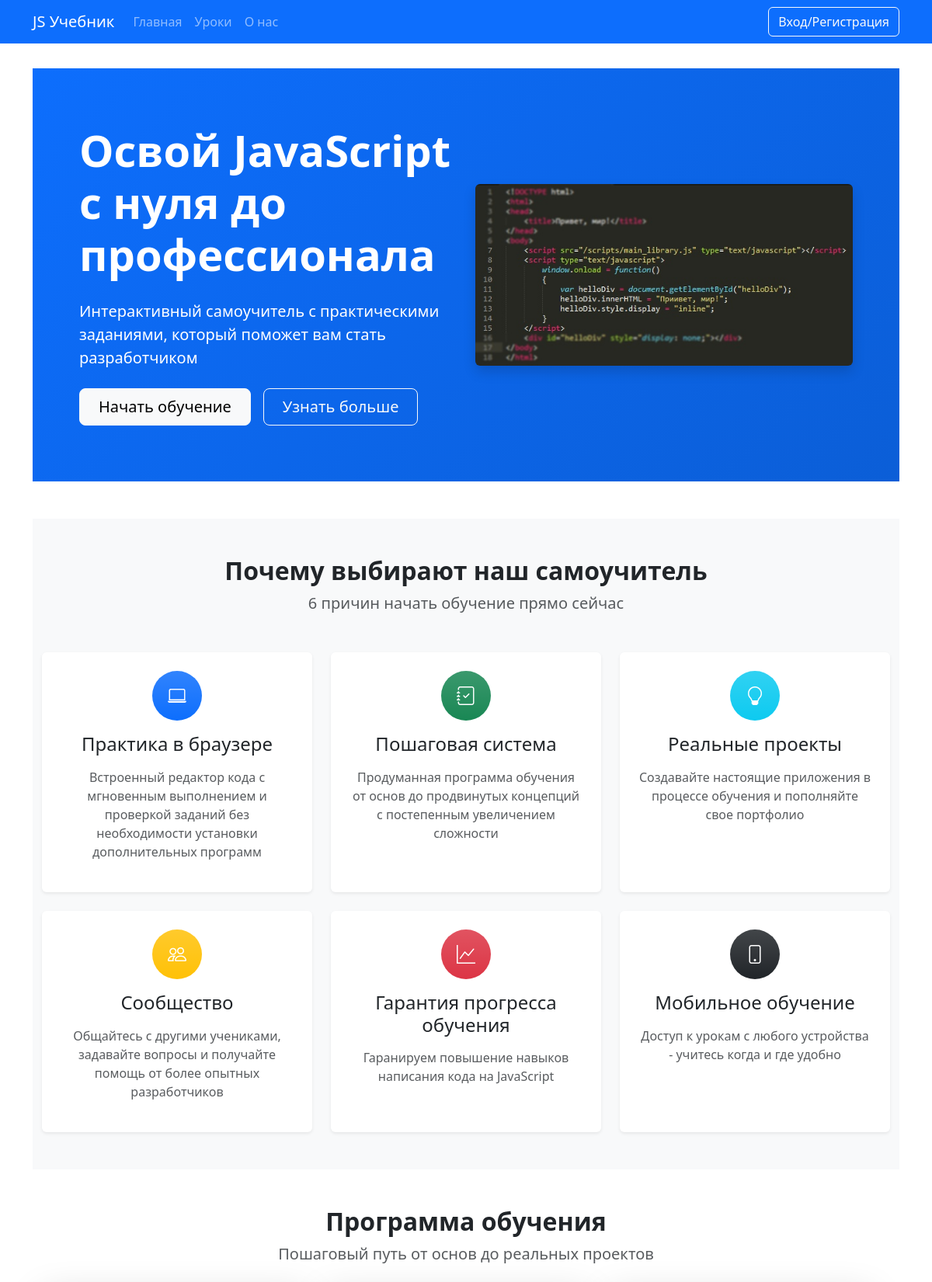
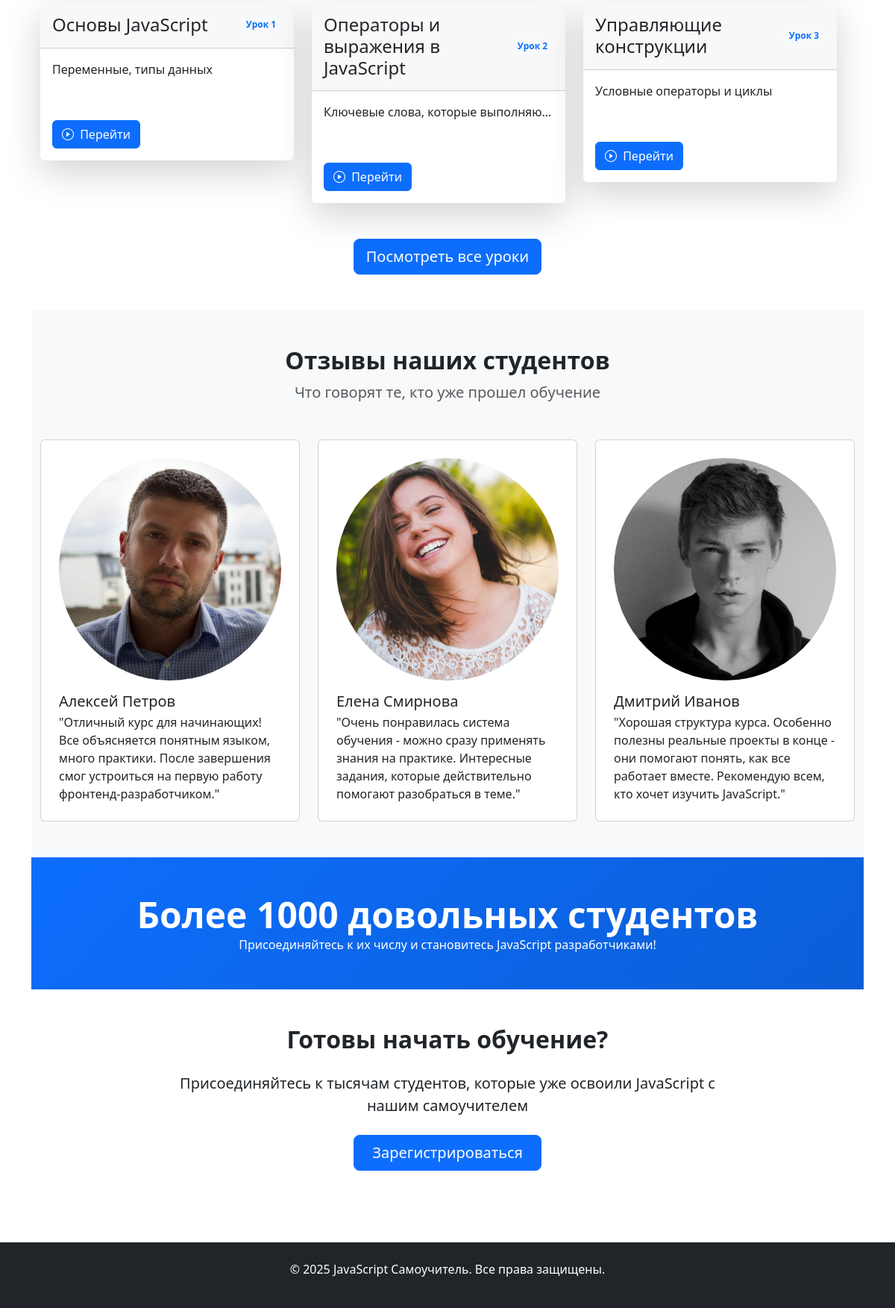
The page / on the database its author committed (2 pictures, top to bottom).
### app.py (models this page shows, shortened)
class Lesson(db.Model):
    id = db.Column(db.Integer, primary_key=True)
    title = db.Column(db.String(100), nullable=False)
    description = db.Column(db.String(100), nullable=False)
    content = db.Column(db.Text, nullable=False)
    task = db.Column(db.Text, nullable=False)
    solution = db.Column(db.Text, nullable=False)
    userSolution = db.relationship('UserSolution', backref='lesson', lazy=True)

### app.py (the view)
@app.route('/', methods=['GET', 'POST'])
def index():
    lesson = Lesson.query.limit(3).all()
    return render_template("index.html",lesson=lesson)

### app.py (called while the page is built)
@app.context_processor
def inject_user():
    def get_user_name():
        if 'name' in session:
            return Users.query.filter_by(email=session['name']).first()
    return dict(active_user=get_user_name())

### templates/index.html (shortened to what this page needs)
{% extends 'base.html' %}
{% block main %}
      <section class="hero-section bg-primary text-white p-5">
        <div class="container py-4">
          <div class="row align-items-center">
            <div class="col-lg-6">
              <h1 class="display-4 fw-bold mb-4">
                Освой JavaScript с нуля до профессионала
              </h1>
              <p class="lead mb-4">
                Интерактивный самоучитель с практическими заданиями, который
                поможет вам стать разработчиком
              </p>
              <div class="d-grid gap-3 d-sm-flex">
                <a href="/lessons" class="btn btn-light btn-lg px-4"
                  >Начать обучение</a
                >
                <a href="#features" class="btn btn-outline-light btn-lg px-4"
                  >Узнать больше</a
                >
              </div>
            </div>
            <div class="col-lg-6 d-none d-lg-block">
              <img
                src="../static/img/code.jpg"
                alt="JavaScript код"
                class="img-fluid rounded shadow"
              />
            </div>
          </div>
        </div>
      </section>
      <section id="features" class="py-5 bg-light">
        <div class="container">
          <div class="text-center mb-5">
            <h2 class="fw-bold">Почему выбирают наш самоучитель</h2>
            <p class="lead text-muted">6 причин начать обучение прямо сейчас</p>
          </div>
          <div class="row g-4">
            <div class="col-md-6 col-lg-4">
              <div class="card h-100 border-0 shadow-sm">
                <div class="card-body text-center p-4">
                  <div
                    class="feature-icon bg-primary bg-gradient text-white rounded-circle mb-3 mx-auto d-flex align-items-center justify-content-center"
                    style="width: 64px; height: 64px"
                  >
                    <i class="bi bi-laptop" style="font-size: 1.5rem"></i>
                  </div>
                  <h4 class="mb-3">Практика в браузере</h4>
                  <p class="text-muted">
                    Встроенный редактор кода с мгновенным выполнением и
                    проверкой заданий без необходимости установки дополнительных
                    программ
                  </p>
                </div>
              </div>
            </div>
            <div class="col-md-6 col-lg-4">
              <div class="card h-100 border-0 shadow-sm">
                <div class="card-body text-center p-4">
                  <div
                    class="feature-icon bg-success bg-gradient text-white rounded-circle mb-3 mx-auto d-flex align-items-center justify-content-center"
                    style="width: 64px; height: 64px"
                  >
                    <i
                      class="bi bi-journal-check"
                      style="font-size: 1.5rem"
                    ></i>
                  </div>
                  <h4 class="mb-3">Пошаговая система</h4>
                  <p class="text-muted">
                    Продуманная программа обучения от основ до продвинутых
                    концепций с постепенным увеличением сложности
                  </p>
                </div>
              </div>
            </div>
            <div class="col-md-6 col-lg-4">
              <div class="card h-100 border-0 shadow-sm">
                <div class="card-body text-center p-4">
                  <div
                    class="feature-icon bg-info bg-gradient text-white rounded-circle mb-3 mx-auto d-flex align-items-center justify-content-center"
                    style="width: 64px; height: 64px"
                  >
                    <i class="bi bi-lightbulb" style="font-size: 1.5rem"></i>
                  </div>
                  <h4 class="mb-3">Реальные проекты</h4>
                  <p class="text-muted">
                    Создавайте настоящие приложения в процессе обучения и
                    пополняйте свое портфолио
                  </p>
                </div>
              </div>
            </div>
            <div class="col-md-6 col-lg-4">
              <div class="card h-100 border-0 shadow-sm">
                <div class="card-body text-center p-4">
                  <div
                    class="feature-icon bg-warning bg-gradient text-white rounded-circle mb-3 mx-auto d-flex align-items-center justify-content-center"
                    style="width: 64px; height: 64px"
                  >
                    <i class="bi bi-people" style="font-size: 1.5rem"></i>
                  </div>
                  <h4 class="mb-3">Сообщество</h4>
                  <p class="text-muted">
                    Общайтесь с другими учениками, задавайте вопросы и получайте
                    помощь от более опытных разработчиков
                  </p>
                </div>
              </div>
            </div>
            <div class="col-md-6 col-lg-4">
              <div class="card h-100 border-0 shadow-sm">
                <div class="card-body text-center p-4">
                  <div
                    class="feature-icon bg-danger bg-gradient text-white rounded-circle mb-3 mx-auto d-flex align-items-center justify-content-center"
                    style="width: 64px; height: 64px"
                  >
                    <i class="bi bi-graph-up" style="font-size: 1.5rem"></i>
                  </div>
                  <h4 class="mb-3">Гарантия прогресса обучения</h4>
                  <p class="text-muted">
                    Гаранируем повышение навыков написания кода на JavaScript
                  </p>
                </div>
              </div>
            </div>
            <div class="col-md-6 col-lg-4">
              <div class="card h-100 border-0 shadow-sm">
                <div class="card-body text-center p-4">
                  <div
                    class="feature-icon bg-dark bg-gradient text-white rounded-circle mb-3 mx-auto d-flex align-items-center justify-content-center"
                    style="width: 64px; height: 64px"
                  >
                    <i class="bi bi-phone" style="font-size: 1.5rem"></i>
                  </div>
                  <h4 class="mb-3">Мобильное обучение</h4>
                  <p class="text-muted">
                    Доступ к урокам с любого устройства - учитесь когда и где
                    удобно
                  </p>
                </div>
              </div>
            </div>
          </div>
        </div>
      </section>
      <section class="py-5">
        <div class="container">
          <div class="text-center mb-5">
            <h2 class="fw-bold">Программа обучения</h2>
            <p class="lead text-muted">
              Пошаговый путь от основ до реальных проектов
            </p>
          </div>
          <div class="row g-4">
            <div class="row ">
              {%for less in lesson%}
              <div class="col-lg-4">
                <div class="card border-0 shadow-lg lesson-card">
                  <div class="card-header bg-gradient-primary  py-3">
                    <div class="d-flex justify-content-between align-items-center">
                      <h4 class="mb-0">{{less.title}}</h4>
                      <span class="badge bg-light text-primary">Урок {{loop.index}}</span>
                    </div>
                  </div>
                  <div class="card-body">
                    <div class="learning-objectives   rounded mb-4 text-truncate" style="max-height: 200px;">
                      {{less.description}}
                    </div>
                  </div>
                  <div class="card-footer bg-transparent border-0 py-3">
                    <div class="d-flex justify-content-between align-items-center">
                      <div>
                        <a href="/lesson/{{less.id}}" class="btn btn-primary me-2">
                          <i class="bi bi-play-circle me-1"></i> Перейти
                        </a>
                      </div>
                    </div>
                  </div>
                </div>
              </div>
          {%endfor%}
            </div>
          </div>
          <div class="text-center mt-5">
            <a href="/lessons" class="btn btn-primary btn-lg"
              >Посмотреть все уроки</a
            >
          </div>
        </div>
      </section>
      <section class="py-5 bg-light">
        <div class="container">
          <div class="text-center mb-5">
            <h2 class="fw-bold">Отзывы наших студентов</h2>
            <p class="lead text-muted">
              Что говорят те, кто уже прошел обучение
            </p>
          </div>
          <div class="row g-4">
            <div class="col-md-4">
              <div class="card h-100">
                <div class="card-body p-4">
                  <div class="d-flex mb-3">
                    <img
                      src="../static/img/1.jpg"
                      class="rounded-circle me-3"
                      alt="Аватар"
                      width="100%"
                    />
                  </div>
                  <div>
                    <h5 class="mb-1">Алексей Петров</h5>
                </div>
                  <p class="card-text">
                    "Отличный курс для начинающих! Все объясняется понятным
                    языком, много практики. После завершения смог устроиться на
                    первую работу фронтенд-разработчиком."
                  </p>
                </div>
              </div>
            </div>
            <div class="col-md-4">
              <div class="card h-100">
                <div class="card-body p-4">
                  <div class="d-flex mb-3">
                    <img
                      src="../static/img/3.jpg"
                      class="rounded-circle me-3"
                      alt="Аватар"
                      width="100%"
                    />
                  </div>
                  <div>
                    <h5 class="mb-1">Елена Смирнова</h5>
                </div>
                  <p class="card-text">
                    "Очень понравилась система обучения - можно сразу применять
                    знания на практике. Интересные задания, которые
                    действительно помогают разобраться в теме."
                  </p>
                </div>
              </div>
            </div>
            <div class="col-md-4">
              <div class="card h-100">
                <div class="card-body p-4">
                  <div class="d-flex mb-3">
                    <img
                      src="../static/img/2.jpg"
                      class="rounded-circle me-3"
                      alt="Аватар"
                      width="100%"
                    />
                  </div>
                  <div>
                    <h5 class="mb-1">Дмитрий Иванов</h5>
                </div>
                  <p class="card-text">
                    "Хорошая структура курса. Особенно полезны реальные проекты
                    в конце - они помогают понять, как все работает вместе.
                    Рекомендую всем, кто хочет изучить JavaScript."
                  </p>
                </div>
              </div>
            </div>
          </div>
        </div>
      </section>
      <section class="py-5 bg-primary text-white">
        <div class="container">
          <div class="row text-center">
            <div class="col">
              <div class="display-5 fw-bold">
                Более 1000 довольных студентов
              </div>
              <p class="mb-0">
                Присоединяйтесь к их числу и становитесь JavaScript
                разработчиками!
              </p>
            </div>
          </div>
        </div>
      </section>
      <section class="py-5">
        <div class="container">
          <div class="row justify-content-center">
            <div class="col-lg-8 text-center">
              <h2 class="fw-bold mb-4">Готовы начать обучение?</h2>
              <p class="lead mb-4">
                Присоединяйтесь к тысячам студентов, которые уже освоили
                JavaScript с нашим самоучителем
              </p>
              <div class="d-grid gap-3 d-sm-flex justify-content-sm-center">
                <a href="/auth" class="btn btn-primary btn-lg px-4"
                  >Зарегистрироваться</a
                >
              </div>
            </div>
          </div>
        </div>
      </section>
      {% endblock %}

### static/css/style.css (style rules this page uses)
html, body { height: 100%; margin: 0; }
body { display: flex; flex-direction: column; }
.hero-section { background: linear-gradient(135deg, #0d6efd 0%, #0b5ed7 100%); margin-top: -1rem; margin-bottom: 3rem; }
.feature-icon { transition: transform 0.3s; }
.card { transition: transform 0.3s, box-shadow 0.3s; }
section.bg-primary { background: linear-gradient(135deg, #0d6efd 0%, #0b5ed7 100%); }

### rows shown on the page
Lesson: title "Основы JavaScript", description "Переменные, типы данных"
Lesson: title "Операторы и выражения в JavaScript", description "Ключевые слова, которые выполняю…"
Lesson: title "Управляющие конструкции", description "Условные операторы и циклы"
